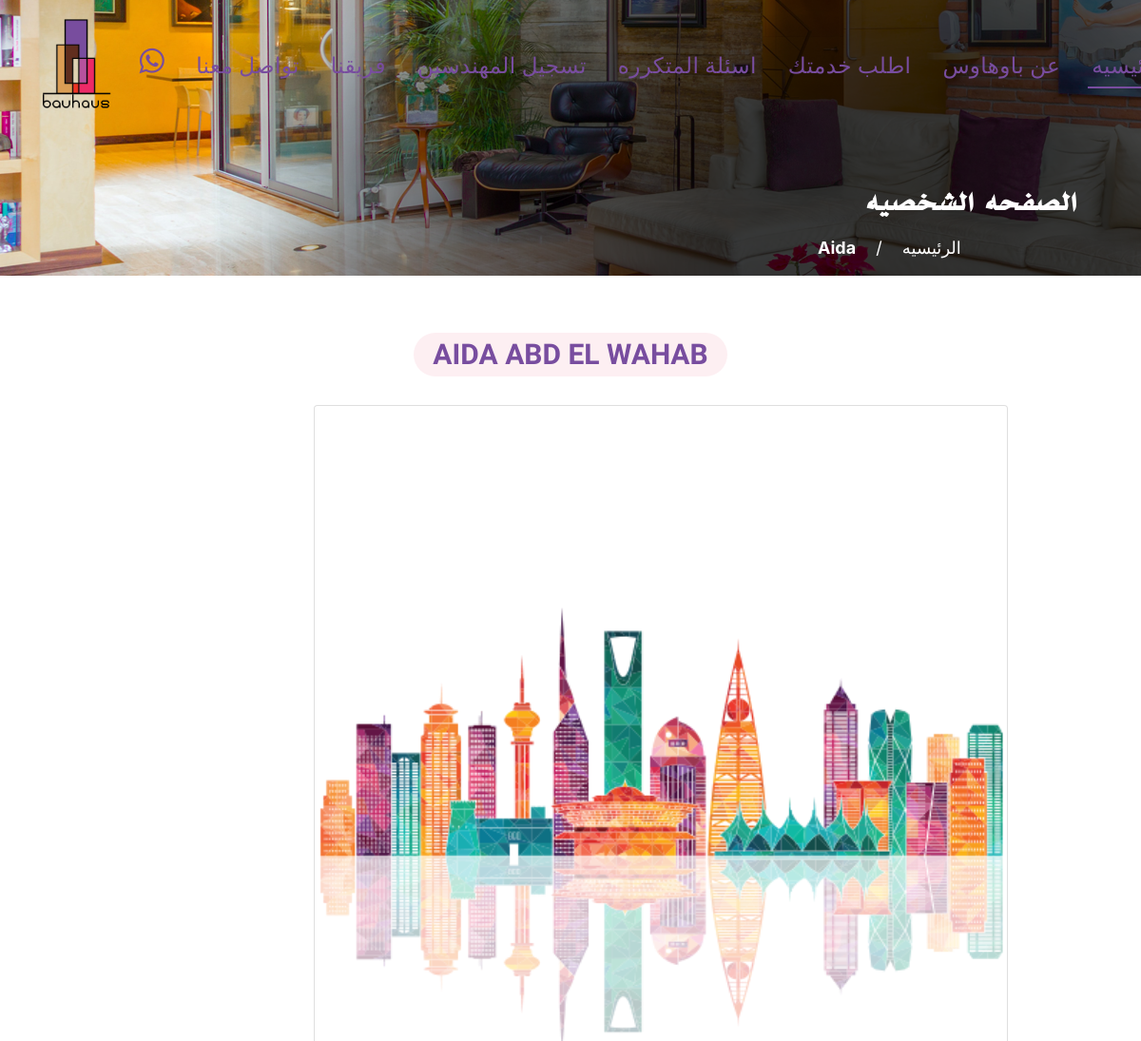
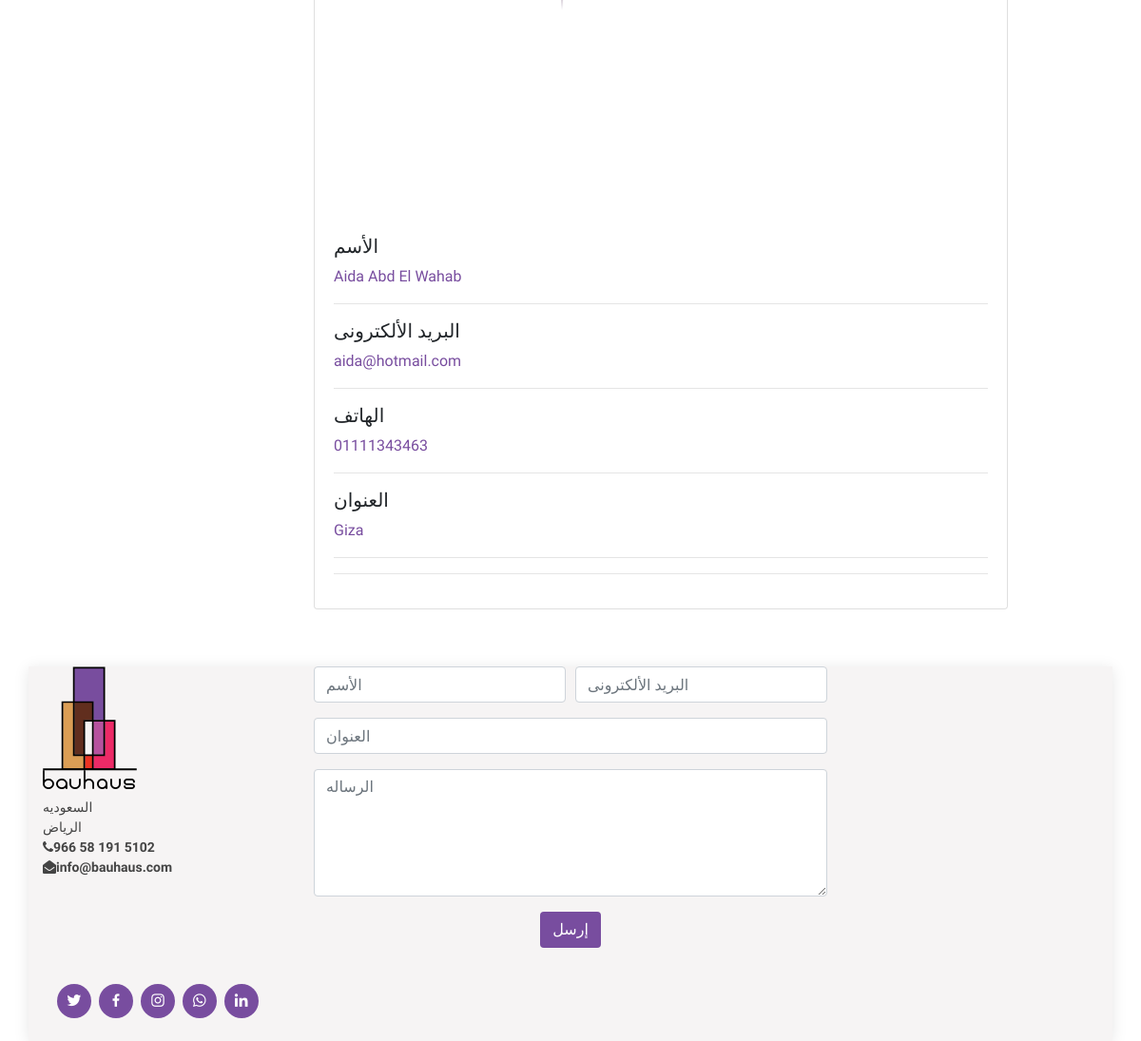
Screenshot of /accounts/engineer/2 with the database file from the repository (2 pictures, top to bottom).
### accounts/models.py (models this page shows, shortened)
class User(AbstractBaseUser, PermissionsMixin):
    email = models.EmailField(
        verbose_name=_('email address'), max_length=255, unique=True
    )
    first_name = models.CharField(_('first name'), max_length=30, blank=True)
    last_name = models.CharField(_('last name'), max_length=150, blank=True)
    phone = models.CharField(max_length=255, null=True, blank=True)
    timestamp = models.DateTimeField(auto_now_add=True)
    profile_pic = models.ImageField(verbose_name='Profile Picture', default='porfile-pic.png')
    address = models.CharField(_('Address'), max_length=255, null=True, blank=True)
    is_customer = models.BooleanField(_('Customer'), default=False, help_text=_(
        'Designates whether this user should be treated as a Customer. '
    ), )
    is_engineer = models.BooleanField(_('Engineer'), default=False, help_text=_(
        'Designates whether this user should be treated as an Engineer. '
    ))
    is_admin = models.BooleanField(_('Admin'), default=False, help_text=_(
        'Designates whether this user should be treated as an Admin. '
    ))
    is_outdoor_engineer = models.BooleanField(_('outdoor engineer'), default=False, help_text=_(
        'Designates whether this user should be treated as an Outdoor Engineer. '
    ))
    USER_TYPE_CHOICES = (
        (1, 'admin'),
        (2, 'engineer'),
        (3, 'customer'),
        (4, 'outdoor_engineer'),
    )
    user_type = models.PositiveSmallIntegerField(choices=USER_TYPE_CHOICES, null=True, verbose_name=_('User Type'),
                                                 help_text=_(
                                                     'User Role in A system '
                                                 ))
    is_active = models.BooleanField(
        _('active'),
        default=True,
        help_text=_(
            'Designates whether this user should be treated as active. '
            'Unselect this instead of deleting accounts.'
        ),
    )
    is_staff = models.BooleanField(
        _('staff status'),
        default=False,
        help_text=_(
            'Designates whether the user can log into this admin site.'
        ),
    )
    date_joined = models.DateTimeField(
        _('date joined'), default=timezone.now
    )
    objects = UserManager()
    USERNAME_FIELD = 'email'
    REQUIRED_FIELDS = ['first_name', 'last_name', 'phone', 'address']

### accounts/views.py (the view)
# urls.py: path('engineer/<int:pk>', views.engineer_detail, name='engineer-detail'),
def engineer_detail(request,pk):
    eng= User.objects.get(pk=pk)
    context = {"engineer":eng}
    return render(request , 'accounts/engineer-detail.html',context=context)

### accounts/templates/accounts/engineer-detail.html (shortened to what this page needs)
{% extends 'main.html' %}
{% load static %}
{% block content %}
    <main id="main">
       <div class="ftco-blocks-cover-1">
      <div class="site-section-cover overlay" data-stellar-background-ratio="0.5" style="background-image: url('../../../static/images/section_bg01.png')">
        <div class="container">
          <div class="row align-items-center ">
            <div class="col-md-5 mt-5 pt-5">
              <h1 class="mb-3 font-weight-bold body-font">الصفحه الشخصيه </h1>
              <p><a href="{% url 'home-page' %}" class="body-font text-white">الرئيسيه</a> <span class="mx-3">/</span> <strong> {{ engineer.first_name }} </strong></p>
            </div>
          </div>
        </div>
      </div>
    </div>
     <section id="about" class="about">
            <div class="container">
                                                             <div class="section-title">
          <h2 class="body-font text-mandigo">{{ engineer.first_name }}  {{ engineer.last_name }} </h2>
        </div>
                <div class="row">
                    <div class="col-3">
                    </div>
                    <div class="col-8">
                        <div class="card" >
  <img class="img-fluid" src="{% static engineer.profile_pic.url %}" alt="Card image cap">
                            <div class="card-body">
                                <h5 class="body-font text-black">الأسم</h5>
                                <p class="body-font text-mandigo">{{ engineer.first_name }} {{ engineer.last_name }}</p>
                                <hr/>
                                 <h5 class="body-font text-black">البريد الألكترونى</h5>
                                <p class="body-font text-mandigo">{{ engineer.email }} </p>
                                                                <hr/>
       <h5 class="body-font text-black">الهاتف </h5>
                                <p class="body-font text-mandigo">{{engineer.phone }} </p>
                                                                <hr/>
                                       <h5 class="body-font text-black">العنوان </h5>
                                <p class="body-font text-mandigo">{{ engineer.address }} </p>
                                                                <hr/>
                                <hr/>
                            </div>
                        </div>
                    </div>
                </div>
            </div>
     </section>
</main>
{% endblock content %}

### static/css/style.css (style rules this page uses)
a { color: #784d9f; }
h1, h2, h3, h4, h5, h6 { font-family: "Nunito", sans-serif; }
.body-font { font-family: 'Almarai', sans-serif; }
section { padding: 60px 0; }
.text-mandigo { color: #784d9f !important; }
.site-section-cover.overlay { width: 100%; height: auto; direction: rtl; }
.site-section-cover.overlay:before { width: 100%; height: auto; top: 0; left: 0; right: 0; bottom: 0; }
.site-section-cover h1 { font-size: 35px; font-family: 'ae-almohanad', sans-serif; color: white; line-height: 1; margin-top: 100px; margin-left: 200px; }
.site-section-cover p { font-size: 18px; color: white; margin-left: 150px; }
.site-section-cover strong { font-size: 18px !important; color: white !important; }
.section-title { text-align: center; padding-bottom: 30px; }
.section-title h2 { font-size: 30px; font-weight: 700; padding: 8px 20px; line-height: 1; margin: 0; background: #fdeff2; color: #784d9f; display: inline-block; text-transform: uppercase; border-radius: 50px; }

### rows the page displays
User: first_name "Aida", first_name "AIDA", last_name "ABD EL WAHAB", profile_pic (picture), last_name "Abd El Wahab", email "aida@hotmail.com", phone "01111343463", address "Giza"
